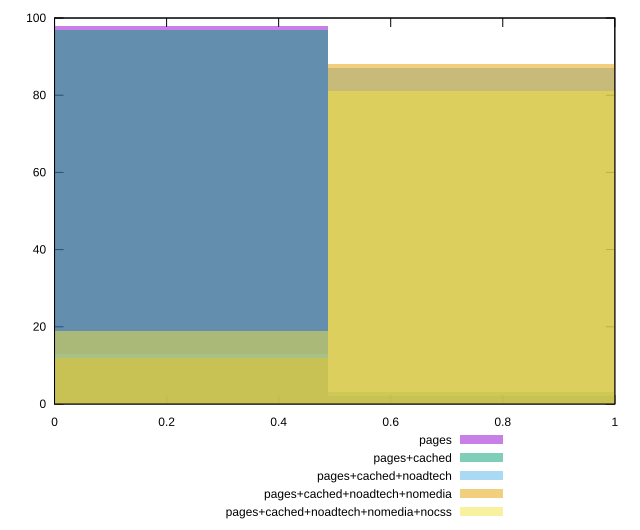

Source code (gnuplot):
reset

$pages <<EOF
0 98
0.9749995415274829 2
EOF

$pagesCached <<EOF
0 97
0.9749995415274829 3
EOF

$pagesCachedNoadtech <<EOF
0.9749995415274829 87
0 13
EOF

$pagesCachedNoadtechNomedia <<EOF
0.9749995415274829 88
0 12
EOF

$pagesCachedNoadtechNomediaNocss <<EOF
0.9749995415274829 81
0 19
EOF

set key outside below
set boxwidth 0.9749995415274829
set xrange [0:1]
set yrange [0:100]
set trange [0:100]
set style fill transparent solid 0.5 noborder
set terminal svg size 640, 530 enhanced background rgb 'white'
set output "report_00014_2021-02-09T15:56:05.503Z/estimated-input-latency/comparison/histogram/all_score.svg"

plot $pages title "pages" with boxes, \
     $pagesCached title "pages+cached" with boxes, \
     $pagesCachedNoadtech title "pages+cached+noadtech" with boxes, \
     $pagesCachedNoadtechNomedia title "pages+cached+noadtech+nomedia" with boxes, \
     $pagesCachedNoadtechNomediaNocss title "pages+cached+noadtech+nomedia+nocss" with boxes

reset
